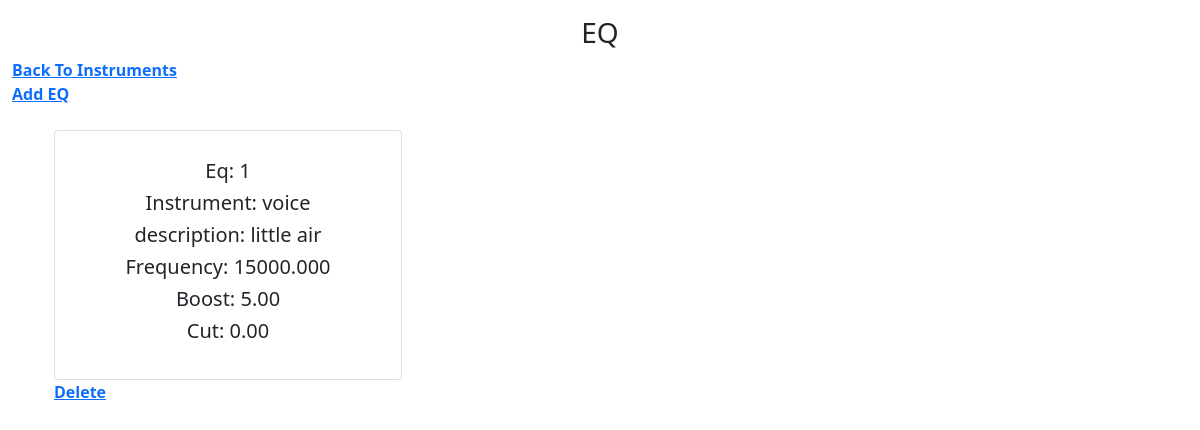
/eq-detail/thriller/voice/9/ (signed in), run on an earlier commit of the app's database.
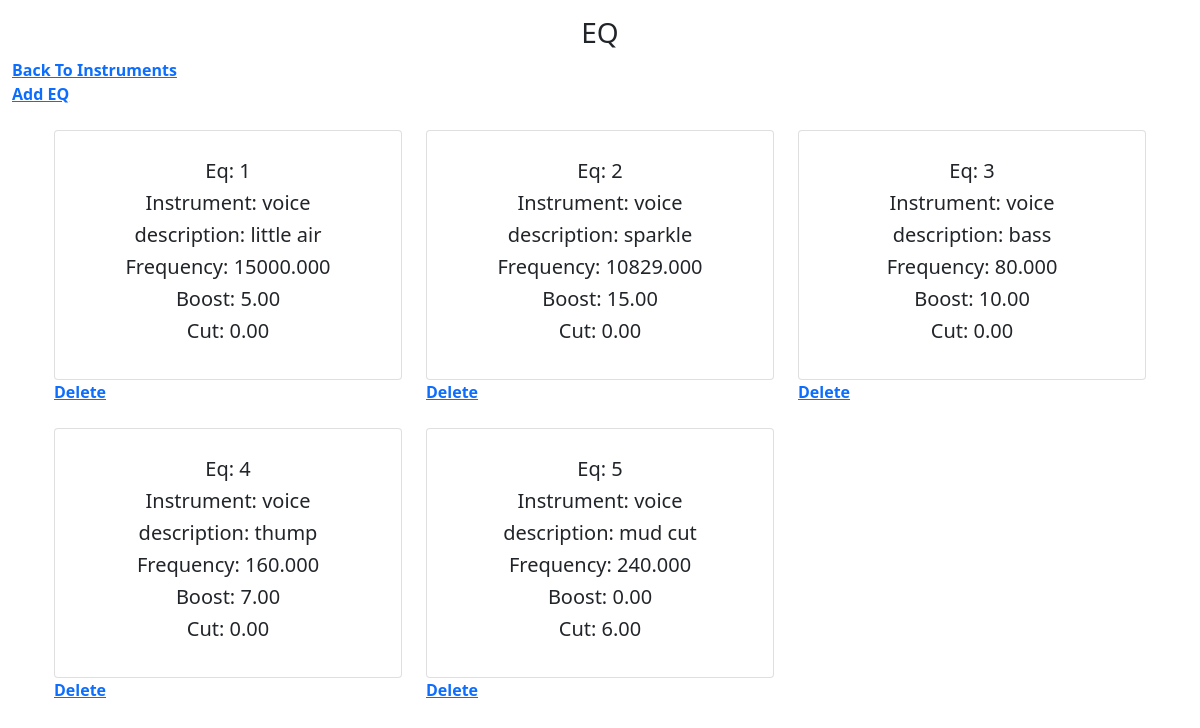
And on a later commit of the database.
### feed/models.py (models this page shows, shortened)
class EQ(models.Model):
    frequency   = models.DecimalField(decimal_places=3, max_digits=20)
    description = models.TextField(max_length=250, null=True, blank=True)
    boost       = models.DecimalField(decimal_places=2, max_digits=10, default=0)
    cut         = models.DecimalField(decimal_places=2, max_digits=10, default=0)
    updated     = models.DateTimeField(auto_now=True)
    instrument  = models.ForeignKey(Instrument,on_delete=models.CASCADE)
    track       = models.ForeignKey('Track', on_delete=models.CASCADE)
    user_name   = models.ForeignKey(User, on_delete=models.CASCADE)

class Instrument(models.Model):
    title     = models.CharField(max_length=120)
    timestamp = models.DateTimeField(auto_now_add=True)
    updated   = models.DateTimeField(auto_now=True)
    track     = models.ForeignKey('Track', on_delete=models.CASCADE, null=True)
    artist    = models.ForeignKey(User, on_delete=models.CASCADE, null=True)
    slug      = models.SlugField(null=True, unique=False)

### feed/views.py (the view)
# urls.py: path('eq-detail/<slug:track_slug>/<slug:instrument_slug>/<int:id>/', views.eq_detail, name='eq_detail'),
@login_required
def eq_detail(request, track_slug, instrument_slug, id):
    user = request.user
    instrument = get_object_or_404(Instrument, id=id)
    eqs = EQ.objects.filter(instrument_id=instrument.id)
    if eqs.exists():
        context = {
            'instrument': instrument,
            'eqs': eqs,
        }
        return render(request, 'feed/eq_detail.html', context)
    else:
        return redirect('create_eq', track_slug=instrument.track.slug, instrument_slug=instrument.slug, id=instrument.id)

### feed/templates/feed/eq_detail.html
{% extends 'base.html' %} {% load static %}
{% block content %}
<div class="container-fluid mt-3">
<h3 class="titles">EQ</h3>
<a href="{% url 'instrument_detail' instrument.track.slug instrument.track.id %}"><b>Back To Instruments</b></a>
<br>
<a href="{% url 'create_eq' instrument.track.slug instrument.slug instrument.id %}"><b>Add EQ</b></a>
<br>
<div class="container my-tracks">
    <div class="row row-cols-1 row-cols-md-2 row-cols-lg-3 mx-auto my-4">
        {% for item in eqs %}
            <div class="col mb-4">
                <div class="card one-track">
                <h5>Eq:   {{ forloop.counter }} </h5>
                <h5>Instrument:   {{ item.instrument.title }} </h5>
                {% if item.description %}
                <h5>description:   {{ item.description }}</h5>
                {% endif %}
                <h5>Frequency:   {{ item.frequency }}</h5>
                <h5>Boost:   {{ item.boost }}</h5>
                <h5>Cut:   {{ item.cut }}</h5>
                </div>
                <a href="{% url 'eq_delete' item.id %}"><b>Delete</b></a>
            </div>
        {% endfor %}
    </div>
</div>
</div>
{% endblock content %}

### templates/base.html (shortened to what this page needs)
{% load static %}
<!DOCTYPE html>
<html lang="en">
<head>
</head>
<body>
    {% block content %}{% endblock %}
</body>
</html>
{% block cssfiles %}
<link href="https://cdn.jsdelivr.net/npm/bootstrap@5.0.2/dist/css/bootstrap.min.css" rel="stylesheet">
<link rel="stylesheet" href="{% static 'css/users.css' %}" />
<link rel="stylesheet" href="{% static 'css/feed.css' %}" />
{% endblock cssfiles %}

### static/css/feed.css (style rules this page uses)
.titles { text-align: center; }
.one-track { height: 250px; text-align: center; align-items: center; justify-content: center; }

What changed in the data, as far as the page shows it:
added EQ: instrument "voice", description "sparkle", frequency "10829.000", boost "15.00", cut "0.00"
added EQ: instrument "voice", description "bass", frequency "80.000", boost "10.00", cut "0.00"
added EQ: instrument "voice", description "thump", frequency "160.000", boost "7.00", cut "0.00"
added EQ: instrument "voice", description "mud cut", frequency "240.000", boost "0.00", cut "6.00"
